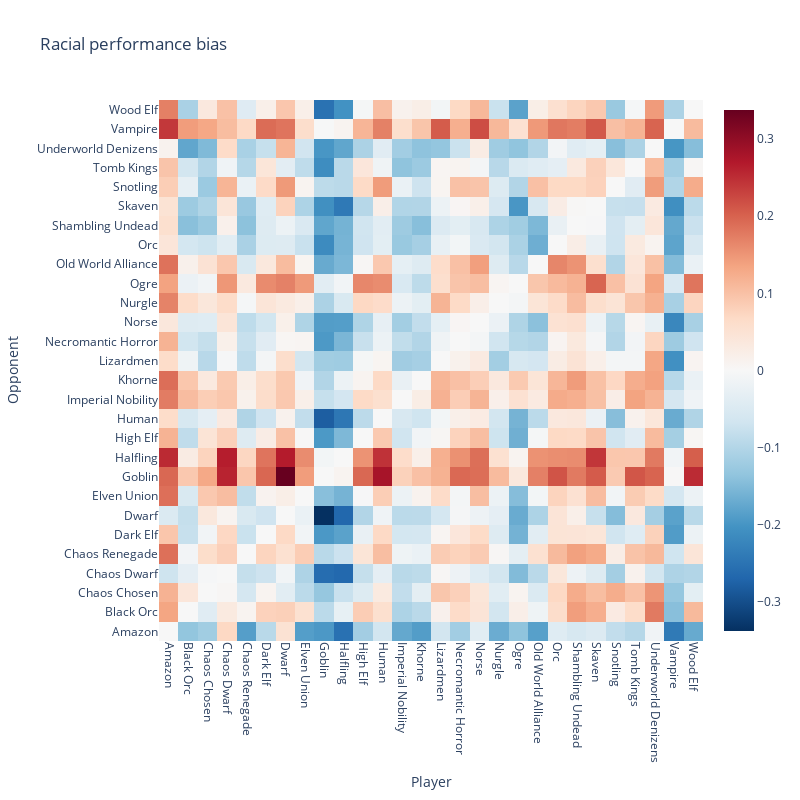
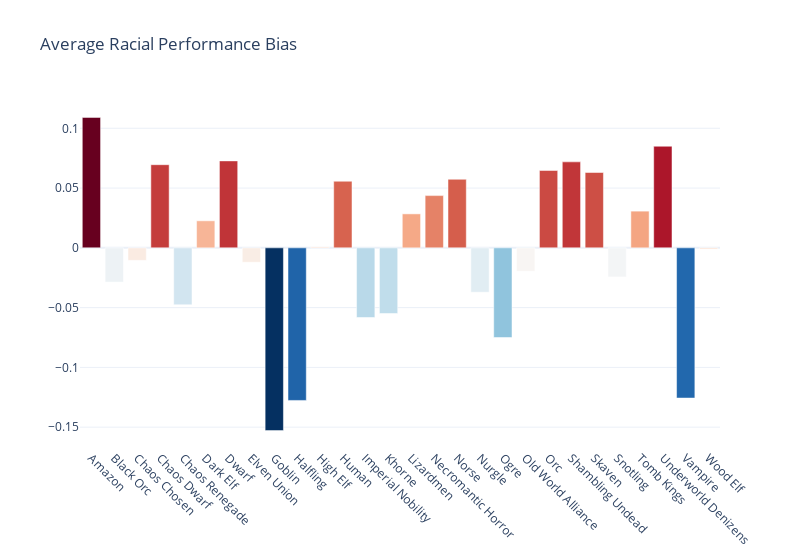

Notebook cell for these charts, in order:
### Markdown cell above
### Check racial performance bias learned by the neural network

### Code cell
# Construct the heatmap
heatmap = torch.zeros(num_races, num_races)
for i in range(num_races):
    for j in range(num_races):
        r1 = torch.zeros(1, num_races)
        r1[0, i] = 1
        r2 = torch.zeros(1, num_races)
        r2[0, j] = 1
        heatmap[j, i] = NN(r1, r2)[0, 0]

heatmap = heatmap.detach().numpy()

# Plot the heatmap
fig = go.Figure(data=go.Heatmap(z=heatmap, x=races, y=races, colorscale='RdBu_r',))

# Set the labels
fig.update_xaxes(title_text='Player', tickangle=90)
fig.update_yaxes(title_text='Opponent', tickangle=0)

# Set the title
fig.update_layout(title_text='Racial performance bias', autosize=False, width=800, height=800)
# Show the plot
fig.show()

# Calculate the mean and reshape it into a 1D array
mean_values = np.reshape(heatmap.mean(axis=0), (-1,))
color_scale = np.interp(mean_values, (mean_values.min(), mean_values.max()), [-1, 1])

# Create the bar plot
fig = go.Figure(data=go.Bar(x=races, y=mean_values, marker=dict(color=color_scale, colorscale='RdBu_r',)))
fig.update_layout(title_text='Average Racial Performance Bias', width=800)
fig.update_xaxes(tickangle=45, )
fig.show()

### Figure 1 — Plotly figure (JSON) as saved in the notebook; plotly's stock layout.template omitted (floating-point values rounded to 4 significant figures; data arrays with more than 128 entries replaced by an {"elided": "..."} marker saying what was removed)
{"data": [{"colorscale": [[0, "rgb(5,48,97)"], [0.1, "rgb(33,102,172)"], [0.2, "rgb(67,147,195)"], [0.3, "rgb(146,197,222)"], [0.4, "rgb(209,229,240)"], [0.5, "rgb(247,247,247)"], [0.6, "rgb(253,219,199)"], [0.7, "rgb(244,165,130)"], [0.8, "rgb(214,96,77)"], [0.9, "rgb(178,24,43)"], [1, "rgb(103,0,31)"]], "type": "heatmap", "x": ["Amazon", "Black Orc", "Chaos Chosen", "Chaos Dwarf", "Chaos Renegade", "Dark Elf", "Dwarf", "Elven Union", "Goblin", "Halfling", "High Elf", "Human", "Imperial Nobility", "Khorne", "Lizardmen", "Necromantic Horror", "Norse", "Nurgle", "Ogre", "Old World Alliance", "Orc", "Shambling Undead", "Skaven", "Snotling", "Tomb Kings", "Underworld Denizens", "Vampire", "Wood Elf"], "y": ["Amazon", "Black Orc", "Chaos Chosen", "Chaos Dwarf", "Chaos Renegade", "Dark Elf", "Dwarf", "Elven Union", "Goblin", "Halfling", "High Elf", "Human", "Imperial Nobility", "Khorne", "Lizardmen", "Necromantic Horror", "Norse", "Nurgle", "Ogre", "Old World Alliance", "Orc", "Shambling Undead", "Skaven", "Snotling", "Tomb Kings", "Underworld Denizens", "Vampire", "Wood Elf"], "z": {"elided": "28x28 float values"}}], "layout": {"autosize": false, "height": 800, "title": {"text": "Racial performance bias"}, "width": 800, "xaxis": {"tickangle": 90, "title": {"text": "Player"}}, "yaxis": {"tickangle": 0, "title": {"text": "Opponent"}}}}

### Figure 2 — Plotly figure (JSON) as saved in the notebook; plotly's stock layout.template omitted (floating-point values rounded to 4 significant figures)
{"data": [{"marker": {"color": [1, -0.05195, 0.08711, 0.698, -0.1969, 0.3396, 0.7224, 0.07498, -1, -0.8074, 0.173, 0.5924, -0.2777, -0.2524, 0.3841, 0.5007, 0.6049, -0.1165, -0.4054, 0.01739, 0.6611, 0.716, 0.6481, -0.01892, 0.4014, 0.8158, -0.7922, 0.1591], "colorscale": [[0, "rgb(5,48,97)"], [0.1, "rgb(33,102,172)"], [0.2, "rgb(67,147,195)"], [0.3, "rgb(146,197,222)"], [0.4, "rgb(209,229,240)"], [0.5, "rgb(247,247,247)"], [0.6, "rgb(253,219,199)"], [0.7, "rgb(244,165,130)"], [0.8, "rgb(214,96,77)"], [0.9, "rgb(178,24,43)"], [1, "rgb(103,0,31)"]]}, "type": "bar", "x": ["Amazon", "Black Orc", "Chaos Chosen", "Chaos Dwarf", "Chaos Renegade", "Dark Elf", "Dwarf", "Elven Union", "Goblin", "Halfling", "High Elf", "Human", "Imperial Nobility", "Khorne", "Lizardmen", "Necromantic Horror", "Norse", "Nurgle", "Ogre", "Old World Alliance", "Orc", "Shambling Undead", "Skaven", "Snotling", "Tomb Kings", "Underworld Denizens", "Vampire", "Wood Elf"], "y": [0.1091, -0.02868, -0.01047, 0.06955, -0.04768, 0.02261, 0.07275, -0.01206, -0.1529, -0.1276, 0.0007842, 0.05572, -0.05825, -0.05494, 0.02843, 0.0437, 0.05736, -0.03715, -0.07499, -0.0196, 0.06472, 0.07192, 0.06302, -0.02436, 0.03071, 0.08499, -0.1257, -0.001037]}], "layout": {"title": {"text": "Average Racial Performance Bias"}, "width": 800, "xaxis": {"tickangle": 45}}}
